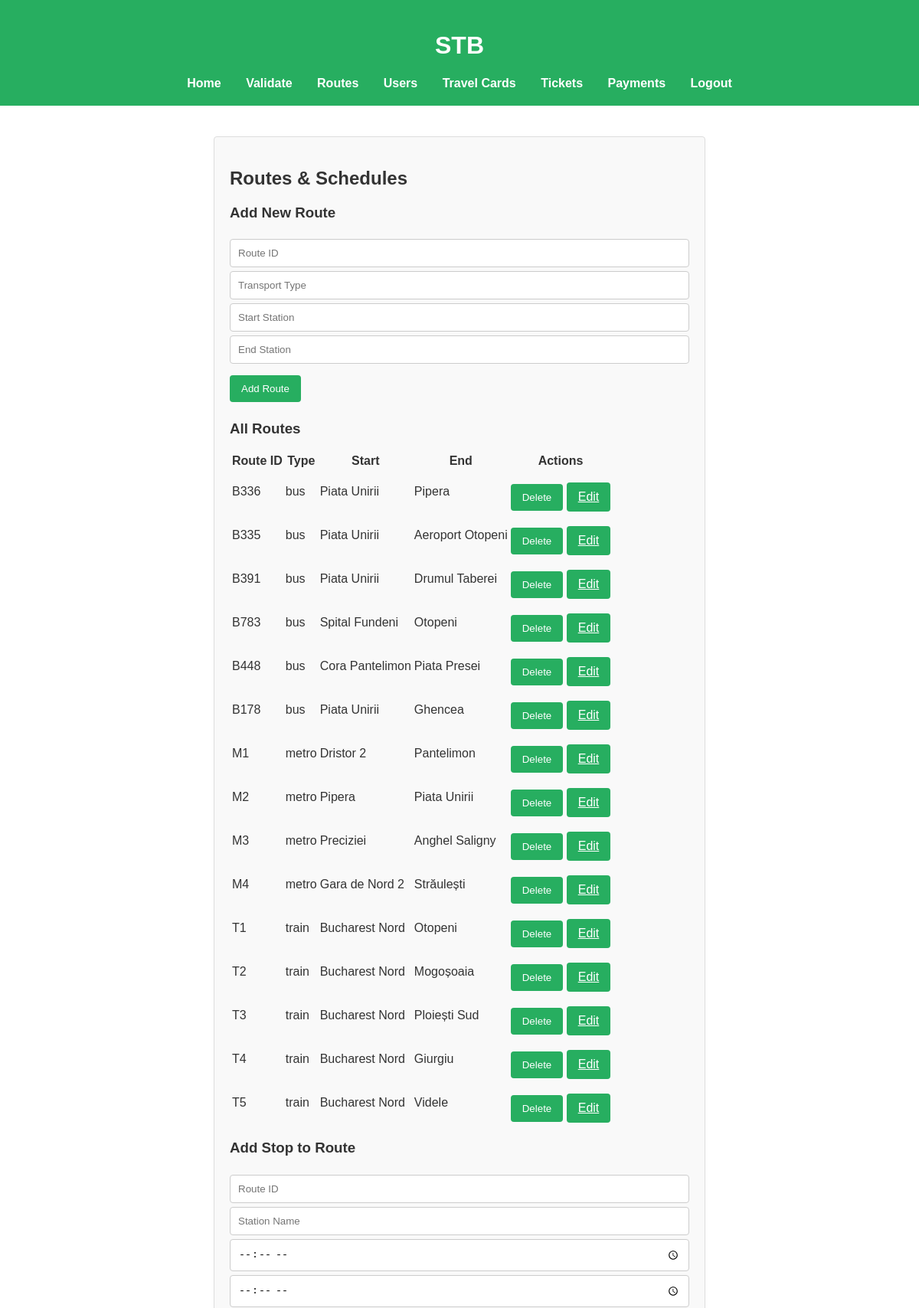
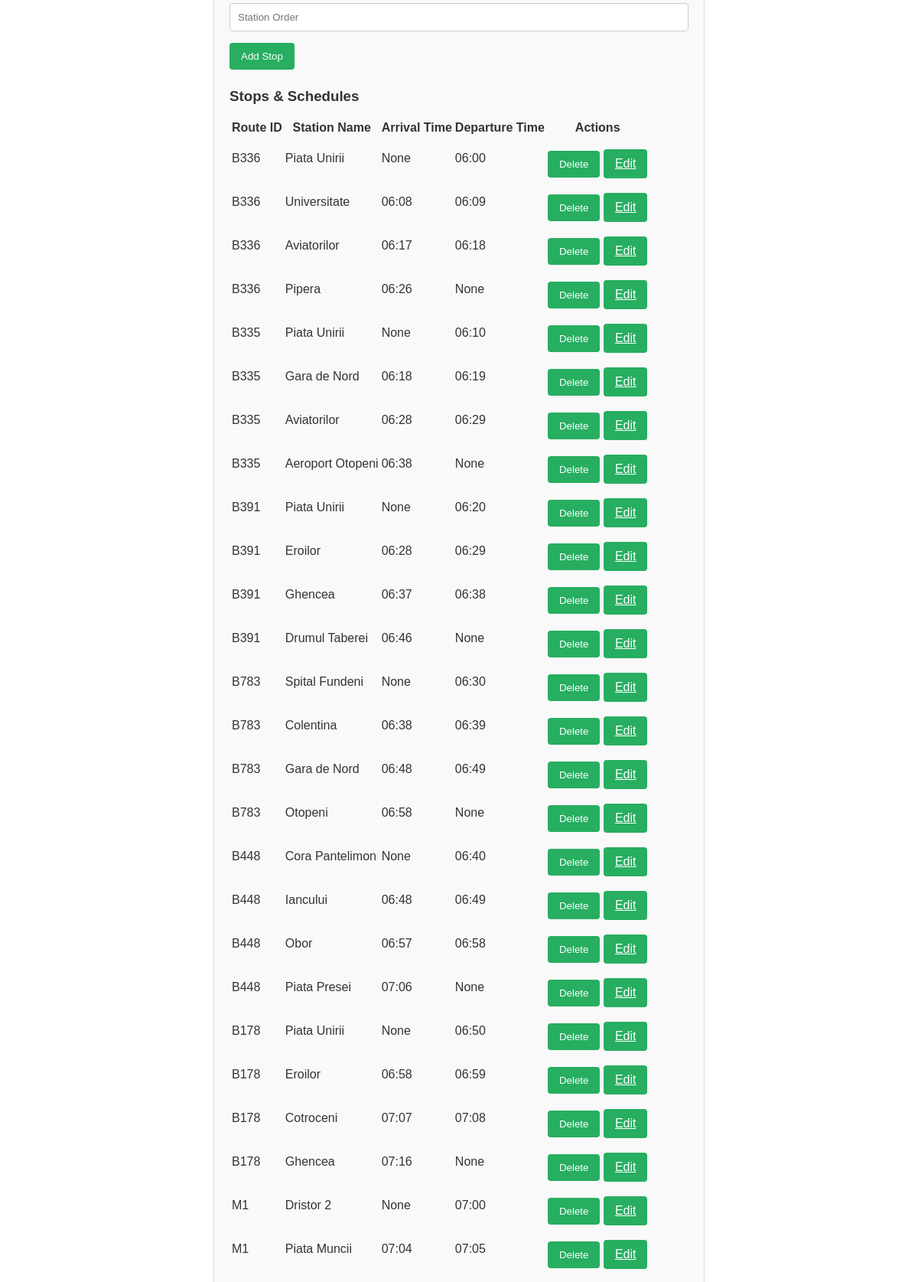
The app's page /admin/routes (signed in, upper part) with its own data (2 pictures, top to bottom).
### tables this page shows
CREATE TABLE routes (
  route_id       VARCHAR(10)  PRIMARY KEY,
  transport_type VARCHAR(10)  NOT NULL,
  start_station  VARCHAR(50)  NOT NULL,
  end_station    VARCHAR(50)  NOT NULL
);

CREATE TABLE route_stations (
  route_id       VARCHAR(10)  REFERENCES routes(route_id),
  station_order  INT          NOT NULL,
  station_name   VARCHAR(50)  NOT NULL,
  arrival_time   TIME,
  departure_time TIME,
  PRIMARY KEY (route_id, station_order)
);

### app.py (the view)
@app.route('/admin/routes')
def admin_routes():
    if 'user_id' not in session or not session.get('is_admin'):
        return redirect(url_for('admin_login'))
    with db.engine.connect() as conn:
        routes = conn.execute(text("SELECT * FROM routes")).fetchall()
        stops = conn.execute(text("SELECT * FROM route_stations")).fetchall()
    return render_template('admin_routes.html', routes=routes, stops=stops)

### templates/admin_routes.html (shortened to what this page needs)
{% extends "base.html" %}
{% block content %}
  <h2>Routes & Schedules</h2>
  <h3>Add New Route</h3>
  <form method="post" action="{{ url_for('admin_add_route') }}" style="margin-bottom:24px;">
    <input type="text" name="route_id" placeholder="Route ID" required>
    <input type="text" name="transport_type" placeholder="Transport Type" required>
    <input type="text" name="start_station" placeholder="Start Station" required>
    <input type="text" name="end_station" placeholder="End Station" required>
    <button type="submit" class="btn">Add Route</button>
  </form>
  <h3>All Routes</h3>
  <table>
    <tr>
      <th>Route ID</th>
      <th>Type</th>
      <th>Start</th>
      <th>End</th>
      <th>Actions</th>
    </tr>
    {% for route in routes %}
      <tr>
        <td>{{ route.route_id }}</td>
        <td>{{ route.transport_type }}</td>
        <td>{{ route.start_station }}</td>
        <td>{{ route.end_station }}</td>
        <td>
          <form method="post" action="{{ url_for('admin_delete_route', route_id=route.route_id) }}" style="display:inline;">
            <button type="submit" class="btn" onclick="return confirm('Delete this route?')">Delete</button>
          </form>
          <a href="{{ url_for('admin_edit_route', route_id=route.route_id) }}" class="btn">Edit</a>
        </td>
      </tr>
    {% endfor %}
  </table>
  <h3>Add Stop to Route</h3>
  <form method="post" action="{{ url_for('admin_add_stop') }}" style="margin-bottom:24px;">
    <input type="text" name="route_id" placeholder="Route ID" required>
    <input type="text" name="station_name" placeholder="Station Name" required>
    <input type="time" name="arrival_time" placeholder="Arrival Time">
    <input type="time" name="departure_time" placeholder="Departure Time">
    <input type="number" name="station_order" placeholder="Station Order" required>
    <button type="submit" class="btn">Add Stop</button>
  </form>
  <h3>Stops & Schedules</h3>
  <table>
    <tr>
      <th>Route ID</th>
      <th>Station Name</th>
      <th>Arrival Time</th>
      <th>Departure Time</th>
      <th>Actions</th>
    </tr>
    {% for stop in stops %}
      <tr>
        <td>{{ stop.route_id }}</td>
        <td>{{ stop.station_name }}</td>
        <td>{{ stop.arrival_time }}</td>
        <td>{{ stop.departure_time }}</td>
        <td>
          <form method="post" action="{{ url_for('admin_delete_stop', route_id=stop['route_id'], station_order=stop['station_order']) }}" style="display:inline;">
            <button type="submit" class="btn" onclick="return confirm('Delete this stop?')">Delete</button>
          </form>
          <a href="{{ url_for('admin_edit_stop', route_id=stop['route_id'], station_order=stop['station_order']) }}" class="btn">Edit</a>
        </td>
      </tr>
    {% endfor %}
  </table>
{% endblock %}

### static/css/style.css (style rules this page uses)
body { font-family: Arial, sans-serif; background-color: #ffffff; color: #333; margin: 0; padding: 0; }
input, textarea, select { width: 100%; padding: 10px; margin-top: 5px; border: 1px solid #ccc; border-radius: 4px; box-sizing: border-box; }
.btn { display: inline-block; padding: 10px 15px; margin-top: 15px; background-color: #27ae60; color: #fff; border: none; border-radius: 4px; cursor: pointer; }

### records on screen
routes: route_id "B336", transport_type "bus", start_station "Piata Unirii", end_station "Pipera"
routes: route_id "B335", transport_type "bus", start_station "Piata Unirii", end_station "Aeroport Otopeni"
routes: route_id "B391", transport_type "bus", start_station "Piata Unirii", end_station "Drumul Taberei"
routes: route_id "B783", transport_type "bus", start_station "Spital Fundeni", end_station "Otopeni"
routes: route_id "B448", transport_type "bus", start_station "Cora Pantelimon", end_station "Piata Presei"
routes: route_id "B178", transport_type "bus", start_station "Piata Unirii", end_station "Ghencea"
routes: route_id "M1", transport_type "metro", start_station "Dristor 2", end_station "Pantelimon"
routes: route_id "M2", transport_type "metro", start_station "Pipera", end_station "Piata Unirii"
routes: route_id "M3", transport_type "metro", start_station "Preciziei", end_station "Anghel Saligny"
routes: route_id "M4", transport_type "metro", start_station "Gara de Nord 2", end_station "Străulești"
routes: route_id "T1", transport_type "train", start_station "Bucharest Nord", end_station "Otopeni"
routes: route_id "T2", transport_type "train", start_station "Bucharest Nord", end_station "Mogoșoaia"
routes: route_id "T3", transport_type "train", start_station "Bucharest Nord", end_station "Ploiești Sud"
routes: route_id "T4", transport_type "train", start_station "Bucharest Nord", end_station "Giurgiu"
routes: route_id "T5", transport_type "train", start_station "Bucharest Nord", end_station "Videle"
route_stations: route_id "B336", station_name "Piata Unirii", arrival_time "None", departure_time "06:00"
route_stations: route_id "B336", station_name "Universitate", arrival_time "06:08", departure_time "06:09"
route_stations: route_id "B336", station_name "Aviatorilor", arrival_time "06:17", departure_time "06:18"
route_stations: route_id "B336", station_name "Pipera", arrival_time "06:26", departure_time "None"
route_stations: route_id "B335", station_name "Piata Unirii", arrival_time "None", departure_time "06:10"
route_stations: route_id "B335", station_name "Gara de Nord", arrival_time "06:18", departure_time "06:19"
route_stations: route_id "B335", station_name "Aviatorilor", arrival_time "06:28", departure_time "06:29"
route_stations: route_id "B335", station_name "Aeroport Otopeni", arrival_time "06:38", departure_time "None"
route_stations: route_id "B391", station_name "Piata Unirii", arrival_time "None", departure_time "06:20"
route_stations: route_id "B391", station_name "Eroilor", arrival_time "06:28", departure_time "06:29"
route_stations: route_id "B391", station_name "Ghencea", arrival_time "06:37", departure_time "06:38"
route_stations: route_id "B391", station_name "Drumul Taberei", arrival_time "06:46", departure_time "None"
route_stations: route_id "B783", station_name "Spital Fundeni", arrival_time "None", departure_time "06:30"
route_stations: route_id "B783", station_name "Colentina", arrival_time "06:38", departure_time "06:39"
route_stations: route_id "B783", station_name "Gara de Nord", arrival_time "06:48", departure_time "06:49"
route_stations: route_id "B783", station_name "Otopeni", arrival_time "06:58", departure_time "None"
route_stations: route_id "B448", station_name "Cora Pantelimon", arrival_time "None", departure_time "06:40"
route_stations: route_id "B448", station_name "Iancului", arrival_time "06:48", departure_time "06:49"
route_stations: route_id "B448", station_name "Obor", arrival_time "06:57", departure_time "06:58"
route_stations: route_id "B448", station_name "Piata Presei", arrival_time "07:06", departure_time "None"
route_stations: route_id "B178", station_name "Piata Unirii", arrival_time "None", departure_time "06:50"
route_stations: route_id "B178", station_name "Eroilor", arrival_time "06:58", departure_time "06:59"
route_stations: route_id "B178", station_name "Cotroceni", arrival_time "07:07", departure_time "07:08"
route_stations: route_id "B178", station_name "Ghencea", arrival_time "07:16", departure_time "None"
route_stations: route_id "M1", station_name "Dristor 2", arrival_time "None", departure_time "07:00"
route_stations: route_id "M1", station_name "Piata Muncii", arrival_time "07:04", departure_time "07:05"
